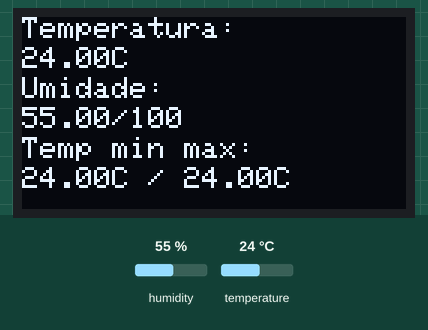
The sketch below on a simulated ESP32. On the bench: 128×64 one-colour display. Inputs (shaded band) come from the test bench; at power-on: humidity 55 %, temperature 24 °C. What the sketch prints to the serial monitor is not drawn.

Above: at 5.8 s.
5.9 s: humidity set to 22 %
At 10.7 s:
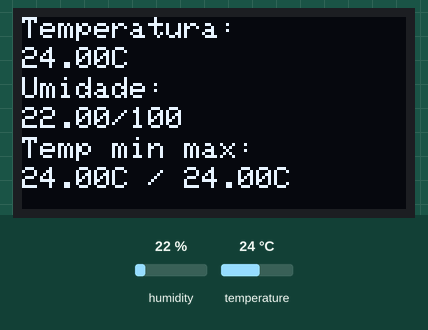
11.9 s: temperature set to 12 °C
At 16.6 s:
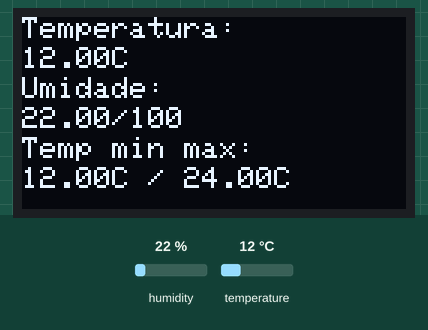
17.9 s: humidity set to 40 %
At 21.2 s:
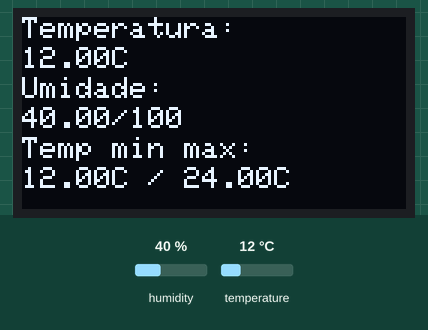
23.9 s: temperature set to 19 °C
Timing chart, 0 to 26.9 s (numbered marks = the images above; inputs shaded):
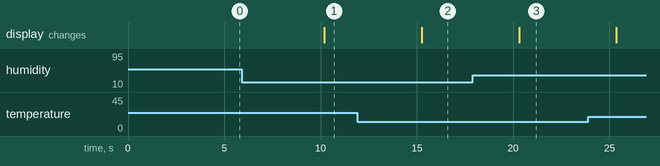

The sketch:

SensorUmidade.ino
```cpp
/*Projeto: medicao local de temperatura e umidade*/
#include <DHT.h>
#include <Wire.h>
#include <Adafruit_GFX.h>
#include <Adafruit_SSD1306.h>

/*Defines do projeto*/
/*GPIO do modulo WiFi LoRa 32 que o pino de comunicao do sensor esta ligado*/
#define DHTPIN 13 /*(GPIO 13)*/

/*Endereço I2C do display*/
#define OLED_ADDR 0x3c

/*Distancia, em pixels, de cada linha em relacao ao topo do display*/
#define OLED_LINE1 0
#define OLED_LINE2 10
#define OLED_LINE3 20
#define OLED_LINE4 30
#define OLED_LINE5 40
#define OLED_LINE6 50

/*Configuracao da resolucao do display(128x64)*/
#define SCREEN_WIDTH 128
#define SCREEN_HEIGHT 64

/*A biblioteca serve para os sensores DHT11, 22 e 21*/
#define DHTTYPE DHT22

/*Variaveis e objetos globais*/
/*Objetos para comunicacao com sensor DHT22*/
DHT dht(DHTPIN, DHTTYPE);

/*Objeto do display*/
Adafruit_SSD1306 display(SCREEN_WIDTH, SCREEN_HEIGHT, &Wire, 16);

/*Variaveis que armazenam os valores maximo e minimo de temperatura registrados.*/
float temperatura_max;
float temperatura_min;

/*Prototypes*/
void atualiza_temperatura_max_e_min(float temp_lida);
void envia_medicoes_para_serial(float temp_lida, float umid_lida);
void escreve_temp_umid_display(float temp_lida, float umid_lida);

/*Implementacoes*/
/*Funcao: Verifica se os valores de temp max e min devem ser atualizados*/
/*Parametros: temp lida - Retorno: nenhum*/
void atualiza_temperatura_max_e_min(float temp_lida){
  if(temp_lida > temperatura_max){
    temperatura_max = temp_lida;
  }
  if(temp_lida < temperatura_min){
    temperatura_min = temp_lida;
  }
}

/*Funcao: envia, na forma de mensagens textuais, as medicoes para a serial*/
/*Parametros: - temp lida*/
/*- Umid relativa do ar lida*/
/*- Max temp registrada*/
/*- Min temp registrada*/
/*Retorno: nenhum*/
void envia_medicoes_para_serial(float temp_lida, float umid_lida){
  char mensagem[200];
  char i;

  /*Pula 80 linhas, de forma que no monitor serial seja exibida somente as mensagens
  atuais (impressao de refresh de tela)*/
  for(i=0; i<80; i++)
  Serial.println(" ");

  /*Constroi mensagens e as envia*/
  /*- Temp atual*/
  memset(mensagem,0,sizeof(mensagem));
  sprintf(mensagem,"- Temperatura: %.2fC", temp_lida);
  Serial.println(mensagem);

  /*- Umidade relativa do ar atual*/
  memset(mensagem,0,sizeof(mensagem));
  sprintf(mensagem,"- Umidade atual: %.2f\\%", umid_lida);/*/100*/
  Serial.println(mensagem);

  /*- Temperatura maxima*/
  memset(mensagem,0,sizeof(mensagem));
  sprintf(mensagem,"- Temperatura maxima: %.2fC", temperatura_max);
  Serial.println(mensagem);

  /*- Temperatura minima*/
  memset(mensagem,0,sizeof(mensagem));
  sprintf(mensagem,"- Temperatura minina: %.2fC", temperatura_min);
  Serial.println(mensagem);
}

/*Funcao: escreve no display OLED a temperatura e umidade lidas,
assim como temperaturas maxima e minima*/
/*Parametros: - Temperatura lida*/
/*- Umidade relativa do ar lida*/
/*Retorno: nenhum*/
void escreve_temp_umid_display(float temp_lida, float umid_lida){
  char str_temp[10] = {0};
  char str_umid[10] = {0};
  char str_temp_max_min[20] = {0};

  /*Formata para o display as strings de temperatura e umidade*/
  sprintf(str_temp, "%.2fC", temp_lida);
  sprintf(str_umid, "%.2f/100", umid_lida);
  sprintf(str_temp_max_min, "%.2fC / %.2fC", temperatura_min, temperatura_max);
  display.clearDisplay();
  display.setCursor(0, OLED_LINE1);
  display.println("Temperatura: ");
  display.setCursor(0, OLED_LINE2);
  display.println(str_temp);
  display.setCursor(0, OLED_LINE3);
  display.println("Umidade: ");
  display.setCursor(0, OLED_LINE4);
  display.println(str_umid);
  display.setCursor(0, OLED_LINE5);
  display.println("Temp min max: ");
  display.setCursor(0, OLED_LINE6);
  display.println(str_temp_max_min);
  display.display();
}

void setup() {
  /*Configura comunicacao serial e inicializa cominicacao com o sensor*/
  Serial.begin(115200);
  dht.begin();

  /*inicializa temp max e min com a leitura inicial do sensor*/
  temperatura_max = dht.readTemperature();
  temperatura_min = temperatura_max;

  /*inicializa display OLED*/
  Wire.begin(4, 15);
  if(!display.begin(SSD1306_SWITCHCAPVCC, OLED_ADDR)){
    Serial.println("Display OLED: falha ao inicializar");
  }else{
    Serial.println("Display OLED: inicializacao ok");

    /*Limpa display e configura tamanho de fonte*/
    display.clearDisplay();
    display.setTextSize(1);
    display.setTextColor(WHITE);
  }
}

/*Programa principal*/
void loop() {
  float temperatura_lida;
  float umidade_lida;

  /*Faz a leitura de temperatura e umidade do sensor*/
  temperatura_lida = dht.readTemperature();
  umidade_lida = dht.readHumidity();

  /*Se houver falha na leitura do sensor, escreve mensagem de erro no serial*/
  if( isnan(temperatura_lida) || isnan(umidade_lida)){
    Serial.println("Erro ao ler sensor DHT22!");
  }else{

    /*Se a leitura foi bem sucedida, ocorre o seguinte:*/
    /*Os valores min e max sao verificados e comparados a medicao atual de
    temperatura se a temperatura atual for menor que mini ou maior que a
    max ate entao registrada, os limites max ou min sao atualizados*/
    /*As medicoes(temp, umid, max temp e min temp) sao enviadas pela serial
    na forma de mensagem textual. Tais mensagens podem ser vista no monitor
    serial*/
    /*As medicoes(temp, umid, max temp e min temp) sao escritas no display OLED*/
    atualiza_temperatura_max_e_min(temperatura_lida);
    envia_medicoes_para_serial(temperatura_lida, umidade_lida);
    escreve_temp_umid_display(temperatura_lida, umidade_lida);
  }

  /*espera 5 seg ate proxima leitura*/
  delay(5000);
}
```

Measured:
- after the input at 5.9 s, the display: changes after 4.3 s (image 1)
- after the input at 11.9 s, the display: changes after 3.4 s (image 2)
- after the input at 17.9 s, the display: changes after 2.4 s (image 3)
